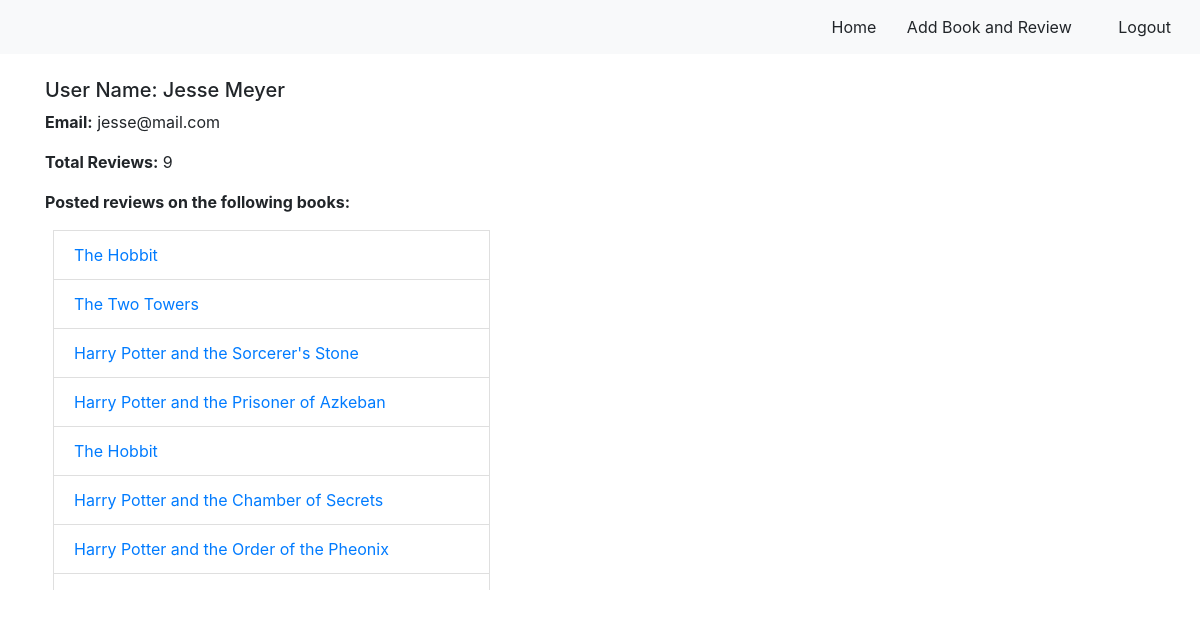
Page /users/1 on the committed database.
### loginApp/models.py (models this page shows)
class User(models.Model):
    first_name = models.CharField(max_length=50)
    last_name = models.CharField(max_length=50)
    alias = models.CharField(max_length=50, blank=True)
    email = models.CharField(max_length=75)
    password = models.CharField(max_length=75)
    created_at = models.DateTimeField(auto_now_add=True)
    updated_at = models.DateTimeField(auto_now=True)
    objects = CheckUser()
    @property
    def full_name(self):
            return f"{self.first_name} {self.last_name}"

### dojoApp/models.py (models this page shows)
class Review(models.Model):
    review = models.TextField()
    rating = models.IntegerField(choices=RATING_CHOICES)
    book = models.ForeignKey(Book, related_name='reviews', on_delete=models.CASCADE)
    user = models.ForeignKey(User, related_name='book_reviews', on_delete=models.CASCADE)
    created_at = models.DateTimeField(auto_now_add=True)
    updated_at = models.DateTimeField(auto_now=True)
    objects = CheckReview()

class Book(models.Model):
    title = models.CharField(max_length=255)
    desc = models.TextField(blank=True)
    uploaded_by = models.ForeignKey(User, related_name='books_uploaded', on_delete=models.CASCADE)
    liked_by = models.ManyToManyField(User, related_name="liked_books", blank=True)
    created_at = models.DateTimeField(auto_now_add=True)
    updated_at = models.DateTimeField(auto_now=True)
    objects = CheckBook()

### dojoApp/views.py (the view)
# urls.py: path('users/<int:uid>', views.user_info),
def user_info(request, uid):
    user = User.objects.get(id=uid)
    reviews = Review.objects.filter(user=user)
    context = {
        'user': user,
        'reviews': reviews,
    }
    return render(request, "user.html", context)

### dojoApp/templates/user.html (shortened to what this page needs)
<!DOCTYPE html>
<html lang="en">
<head>
    {% load static %}
    <link rel="stylesheet" href="https://cdn.jsdelivr.net/npm/bootstrap@4.6.0/dist/css/bootstrap.min.css">
    <link rel="stylesheet" href="{% static 'css/style.css' %}">
</head>
<body>
    <div class="row">
        <div class="col-md-12 justify-content-between">
            <nav class="navbar navbar-light bg-light ">
                <div class="col-md-3 navbar-brand"></div>
                <div class="col-md-3.5 align-content-end">
                    <a class="nav-item btn btn-light" href="/cl/books/0">Home</a>
                    <a class="nav-item btn btn-light" href="/cl/add/0">Add Book and Review</a>
                    <a class="nav-item btn btn-light ml-3" href="/logout">Logout</a>
                </div>
            </nav>
        </div>
    </div>
    <div class="container">
        <div class="row justify-content-left ">
            <div class="col-md-5 mt-4">
                <h5>User Name: {{ user.full_name }}</h5>
                <p><b>Email:</b> {{ user.email }}</p>
                <p><b>Total Reviews:</b> {{ reviews|length }}</p>
                <ul style="max-height: 400px; overflow-y: auto; overflow-x:hidden;" class="list-group list-group-flush">
                    <p><b>Posted reviews on the following books:</b></p>
                    <div class="ml-2">
                        {% for review in reviews %}
                            <li class="list-group-item">
                                <a href="/cl/info/{{review.book.id}}">{{review.book.title}}</a>
                            </li>
                        {% endfor %}
                    </div>
                </ul>
            </div>
        </div>
    </div>
</body>
</html>

### dojoApp/static/css/style.css (style rules this page uses)
* { margin: 0px; padding: 0px; }

### rows in the picture
User: full_name "Jesse Meyer", email "jesse@mail.com"
Review: book "The Hobbit"
Review: book "The Two Towers"
Review: book "Harry Potter and the Sorcerer's Stone"
Review: book "Harry Potter and the Prisoner of Azkeban"
Review: book "The Hobbit"
Review: book "Harry Potter and the Chamber of Secrets"
Review: book "Harry Potter and the Order of the Pheonix"

### other values in the picture
{{ reviews|length }} "9"
